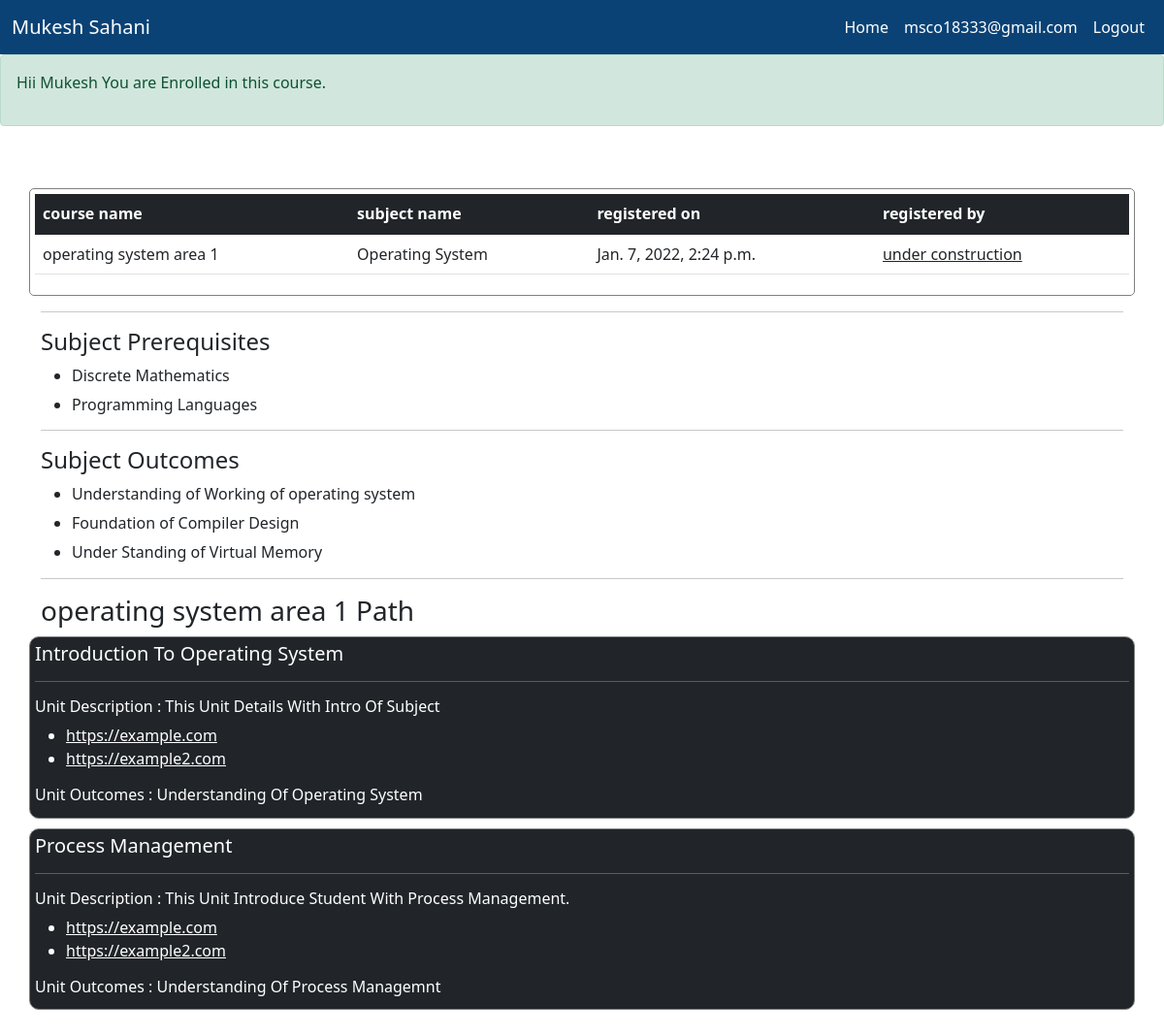
The app's page /course/courseview/2 (signed in) with its own data.
### user/models.py (models this page shows)
class profile(models.Model):
    user = models.OneToOneField(User,on_delete=models.CASCADE, related_name='profile')
    firstname=models.CharField(max_length=30,null=True)
    lastname=models.CharField(max_length=30,null=True)
    organisation = models.CharField(max_length=30,choices=[("Profesor", "Profesor"), ("Student", "Student")])
    semester = models.CharField(max_length=1,choices=[('1','1'),('2','2'),('3','3'),('4','4'),('5','5'),('6','6'),('7','7'),('8',
    '8')],null=True)
    passout_year=models.IntegerField(null=True)
    placement_year=models.IntegerField(null=True)
    branch=models.CharField(max_length=30,choices=[("CSE", "CSE"), ("CIVIL", "CIVIL"),("ECE", "ECE"),("MECH", "MECH")],null=True)

### course_system/models.py (models this page shows)
class CourseData(models.Model):
    course_id = models.AutoField(primary_key=True)
    course_name = models.CharField(max_length=255, blank=True)
    course_json_file = models.FileField(upload_to='documents/')
    uploaded_at = models.DateTimeField(auto_now_add=True)
    def __str__(self):
        return self.course_name

### course_system/views.py (the view)
# urls.py: path('courseview/<int:course_id>', views.view_coures_coures_id, name = "ViewCourseData"),
@login_required
def view_coures_coures_id(request, course_id):
    context = {}
    try:
        if request.user.profile.organisation == 'Student':
            pass
        course = CourseData.objects.get(course_id=course_id)
        course_json_object = get_json_object(course.course_json_file)
        context['course_model'] = course
        context['course_json_object'] = course_json_object
        course_json_data = CourseJSONdataExtractor(course_json_object)
        context['course_data_object'] = course_json_data
        if request.user.profile.organisation == "Student":
            print("****** student **********")
            context['student_view'] = True
            enrolled_course = CourseEnroll.objects.filter(student_id = request.user)
            enrolled_courses_list = []
            for course_d in enrolled_course:
                enrolled_courses_list.append(course_d.course_id)
            if course in enrolled_courses_list:
                context['student_enrolled'] = True
            print(course)
            print(enrolled_courses_list)
        else:
            context['student_view'] = False
            context['student_enrolled'] = False
        return render(request, 'course_system/course_data_view.html', context)
    except:
        return redirect('/coures/viewlist')

### course_system/core.py (called while the page is built)
    def get_subject_name(self) -> str:
        return self.__subject_name

    def get_course_path(self) -> list:
        course_path_keys = list(self.__course_path.keys())
        course_unit_list = []
        for unit in course_path_keys:
            course_unit_list.append(CourseUnitData(self.__course_path.get(unit)))
        return course_unit_list

    def get_course_pre_request(self) -> list:
        return self.__course_pre_request

    def get_course_outcomes(self) -> list:
        return self.__course_outcomes

    def get_unit_name(self) -> str:
        return self.__unit_name

    def get_unit_des(self) -> str:
        return self.__unit_des

    def get_unit_links(self) -> list:
        return self.__unit_link

    def get_unit_outcomes(self) -> list:
        return self.__unit_outcomes

### course_system/utils.py (called while the page is built)
def get_json_object(json_filename):
    try:
        print(MEDIA_ROOT + "/" + str(json_filename))
        course_json_file = open(MEDIA_ROOT + "/" + str(json_filename))
        course_json_object = json.loads(course_json_file.read())
        course_json_file.close()
        return course_json_object
    except Exception as e:
        return None

### course_system/templates/course_system/course_data_view.html (shortened to what this page needs)
{% extends 'course.basic.html' %}
{% block body %}
    {% if student_view %}
        {% if student_enrolled %}
            <div class="alert alert-success">
                <p>
                    Hii {{ request.user.profile.firstname }} You are Enrolled in this course.
                </p>
            </div>
        {% else %}
            <div class="container" >
                <p class="h4"> Enroll : <a href="/course/enroll/{{ course_model.course_id }}"><button class="btn btn-dark" style="margin:5px;">Enroll</button></a> </p>
            </div>
        {% endif %}
    {% endif %}
    <br/>
    <br/>
    <div class="container" style="border: 1px solid gray;padding: 5px;border-radius:5px;">
        <table class="table">
            <thead class="table-dark">
                <th scope="col">
                    course name
                </th>
                <th scope="col">
                    subject name
                </th>
                <th scope="col">
                    registered on
                </th>
                <th scopre="col">
                    registered by
                </th>
        </thead>
        <tbody>
            <tr>
                <td>
                    {{ course_model.course_name }}
                </td>
                <td>
                    {{ course_data_object.get_subject_name }}
                </td>
                <td>
                    {{ course_model.uploaded_at }}
                </td>
                <td>
                    <u>under construction<u>
                </td>
            </tr>
        </tbody>
        </table>
    </div>
    <div class="container">
        <hr/>
    </div>
    <div class="container">
        <p class="h4 text-capitalize">
            subject prerequisites
        </p>
        <ul>
            {% for pre in course_data_object.get_course_pre_request %}
                <li>
                    <p class="h6">{{ pre }}</p>
                </li>
            {% endfor %}
        </ul>
    </div>
    <div class="container">
        <hr/>
    </div>
    <div class="container">
        <p class="h4 text-capitalize">
            subject outcomes
        </p>
        <ul>
            {% for outcomes in course_data_object.get_course_outcomes %}
                <li>
                    <p class="h6">{{ outcomes }}</p>
                </li>
            {% endfor %}
        </ul>
    </div>
    <div class="container">
        <hr/>
    </div>
    <div class="container">
        <p class="h3">
            {{ course_model.course_name }} Path
        </p>
    </div>
    {% for unit in course_data_object.get_course_path %}
        <div class="container bg-dark" style="border: 1px solid gray;padding:5px;margin-top: 10px;border-radius : 10px;color:white;">
            <p class="h5 text-capitalize">
                {{ unit.get_unit_name }}
            </p>
            <hr />
            <p class="h6 text-capitalize">
                unit Description : {{ unit.get_unit_des }}
            </p>
            <ul>
                {% for link in unit.get_unit_links %}
                <li>
                    <a href="{{ link }}" style="color:white;">{{ link }}</a>
                </li>
                {% endfor %}
            </ul>
            <p class="h6 text-capitalize">
                unit outcomes : {{ unit.get_unit_outcomes }}
            </p>
        </div>
    {% endfor %}
    <br />
    <br />
    <br />
{% endblock %}

### course_system/templates/course.basic.html (shortened to what this page needs)
{% load static %}
<!doctype html>
<html lang="en">
  <head>
    <link href="https://cdn.jsdelivr.net/npm/bootstrap@5.1.3/dist/css/bootstrap.min.css" rel="stylesheet">
  </head>
  <body class="bg-ligth">
    <nav class="navbar navbar-expand-lg navbar-dark" style="background-color: #0a4275;">
      <div class="container-fluid">
        <a class="navbar-brand" href="#">{{ request.user.profile.firstname }} {{ request.user.profile.lastname }}</a>
        <div style="justify-content: flex-end;" class="collapse navbar-collapse" id="navbarColor01">
          <ul class="navbar-nav mb-2 mb-lg-0">
            <li class="nav-item">
              <a class="nav-link active" aria-current="page" href="{% url 'home_page' %}">Home</a>
            </li>
            <li class="nav-item">
              <a class="nav-link active" href="#">{{ request.user.username }}</a>
            </li>
            <li class="nav-item">
              <a class="nav-link active" href="{% url 'Logout' %}">Logout</a>
            </li>
          </ul>
        </div>
      </div>
    </nav>
    {% block body %}
    {% endblock %}
  </body>
</html>

### records on screen
CourseData: course_name "operating system area 1", uploaded_at "Jan. 7, 2022, 2:24 p.m."
CourseData: get_subject_name "Operating System"

### other values on screen
{{ request.user.profile.firstname }} "Mukesh"
{{ request.user.profile.lastname }} "Sahani"
{{ request.user.username }} "msco18333@gmail.com"
{{ pre }} "Discrete Mathematics" "Programming Languages"
{{ outcomes }} "Understanding of Working of operating system" "Foundation of Compiler Design" "Under Standing of Virtual Memory"
{{ unit.get_unit_name }} "Introduction To Operating System" "Process Management"
{{ unit.get_unit_des }} "This Unit Details With Intro Of Subject" "This Unit Introduce Student With Process Management."
{{ link }} "https://example.com" "https://example2.com" "https://example.com" "https://example2.com"
{{ unit.get_unit_outcomes }} "Understanding Of Operating System" "Understanding Of Process Managemnt"
